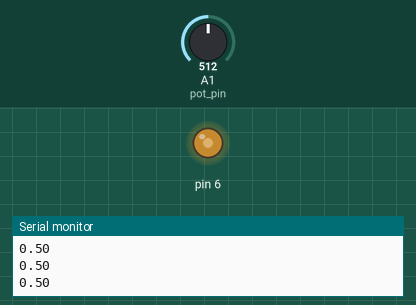
A sketch run on a simulated Arduino Uno, built with avr-gcc and run on an emulated ATmega328P. Parts: output pins drawn as LEDs (lit = HIGH), the last lines printed to the serial monitor. The inputs (shaded band) are chosen by the test bench; at power-on: A1 (pot_pin) = 512.

Above: at 1.2 s.
1.3 s: A1 (pot_pin) set to 716
At 1.8 s:
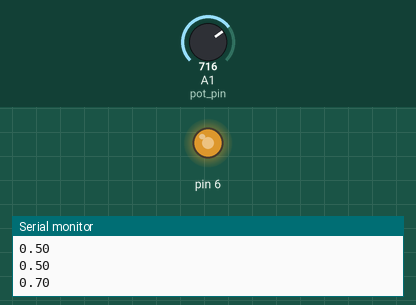
3.0 s: A1 (pot_pin) set to 900
At 4.2 s:
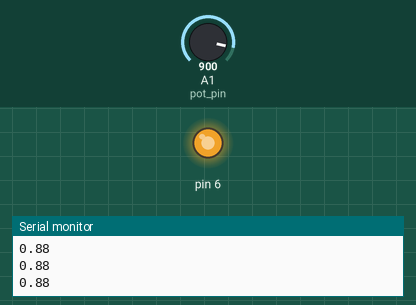
4.5 s: A1 (pot_pin) set to 122
At 5.5 s:
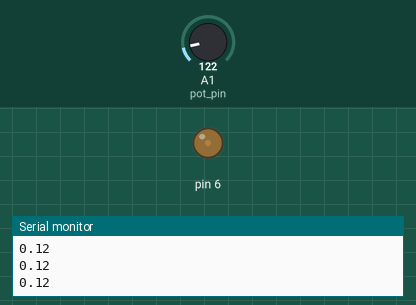
6.0 s: A1 (pot_pin) set to 0
At 6.7 s:
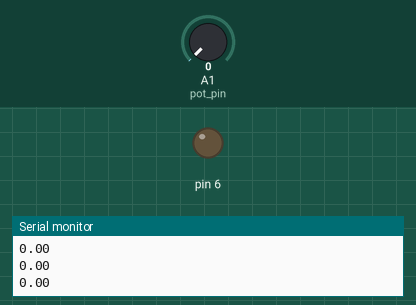
Timing chart, 0 to 8.5 s (numbered marks = the images above; inputs shaded):
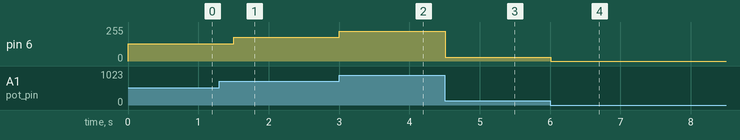

The sketch:

pot_test.ino
```cpp
float voltage;
float pwm;
int pot_pin = A1;

void setup() {
  // put your setup code here, to run once:
  pinMode(pot_pin, INPUT);
  pinMode(6, OUTPUT);
  Serial.begin(9600);
}

void loop() {
  // put your main code here, to run repeatedly:
  voltage = analogRead(A1);
  pwm = voltage / 1024;
  Serial.println(pwm);
  analogWrite(6, round(pwm*255));
  delay(300);
}
```

Measured:
- after the input at 1.3 s, pin 6: 128/255 → 178/255 after 0.20 s
- after the input at 3.0 s, pin 6: 178/255 → 224/255 at once
- after the input at 4.5 s, pin 6: 224/255 → 30/255 at once
- after the input at 6.0 s, pin 6: 30/255 → 0/255 at once
